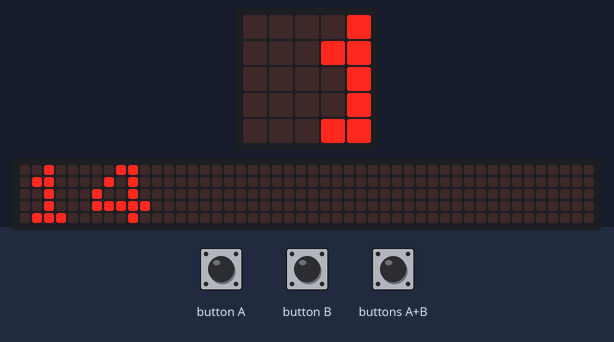
Bench run of a program on a simulated BBC micro:bit (MakeCode). On the bench: the board's 5×5 LED display, a strip that is not on the board, showing the scrolling text unrolled. The test bench sets the inputs (shaded band). The 48×5 strip is a reading aid, not a part: it shows the text the display is scrolling, unrolled, one strip-width of it at a time.

Above: at 5.0 s.
5.1 s: buttons A+B pressed for 3.2 s
At 7.6 s:
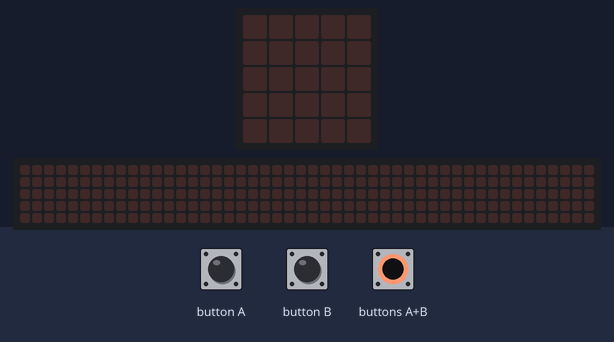
At 13.77 s:
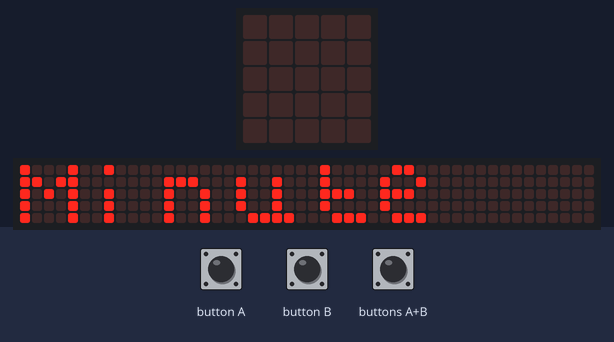

The program:

main.ts
```typescript
input.onButtonPressed(Button.A, function () {
    if (動作中) {
        basic.showString(timeanddate.time(timeanddate.TimeFormat.HHMM24hr))
    }
})
input.onButtonPressed(Button.AB, function () {
    if (動作中 && 演奏中) {
        動作中 = false
        演奏中 = false
        basic.clearScreen()
    }
})
input.onButtonPressed(Button.B, function () {
    if (動作中) {
        basic.showString("" + convertToText(アラーム時) + ":" + convertToText(アラーム分))
    }
})
function 時刻セット (数値: number, 時分: string) {
    while (!(input.buttonIsPressed(Button.AB))) {
        if (input.buttonIsPressed(Button.A)) {
            if (時分 == "時" && 数値 < 24) {
                数値 = 数値 + 1
            } else if (時分 == "分" && 数値 < 60) {
                数値 = 数値 + 1
            }
        } else if (input.buttonIsPressed(Button.B)) {
            if (数値 > 0) {
                数値 = 数値 - 1
            }
        }
        basic.showNumber(数値)
        basic.pause(500)
    }
    return 数値
}
let 数値 = 0
let 演奏中 = false
let アラーム分 = 0
let アラーム時 = 0
let 動作中 = false
動作中 = false
let 時 = 14
let 分 = 51
アラーム時 = 14
アラーム分 = 53
basic.showString("Hour")
時 = 時刻セット(時, "時")
basic.showString("Minute")
分 = 時刻セット(分, "分")
timeanddate.set24HourTime(時, 分, 0)
basic.showString(timeanddate.time(timeanddate.TimeFormat.HHMM24hr))
basic.showString("Alm Hr")
アラーム時 = 時刻セット(アラーム時, "時")
basic.showString("Alm min")
アラーム分 = 時刻セット(アラーム分, "分")
basic.showString("" + convertToText(アラーム時) + ":" + convertToText(アラーム分))
演奏中 = false
動作中 = true
basic.forever(function () {
    timeanddate.numericTime(function (hour, minute, second, month, day, year) {
        if (hour == アラーム時 && minute == アラーム分) {
            if (動作中) {
                basic.showIcon(IconNames.EigthNote)
                演奏中 = true
            }
        } else {
            演奏中 = false
            動作中 = true
        }
    })
    while (演奏中) {
        music.startMelody(music.builtInMelody(Melodies.Prelude), MelodyOptions.Once)
        basic.pause(9000)
    }
    basic.pause(500)
})
```

test.ts
```typescript
// テストはここに来ます。このパッケージが拡張機能として使用されるときにはコンパイルされません。
```

Measured:
- after the input at 5.1 s, the display: first differs from a run without the input after 2.6 s (image 2)
- what the display in image 1 shows lasts 0.5 s, from 7.2 s to 7.7 s
